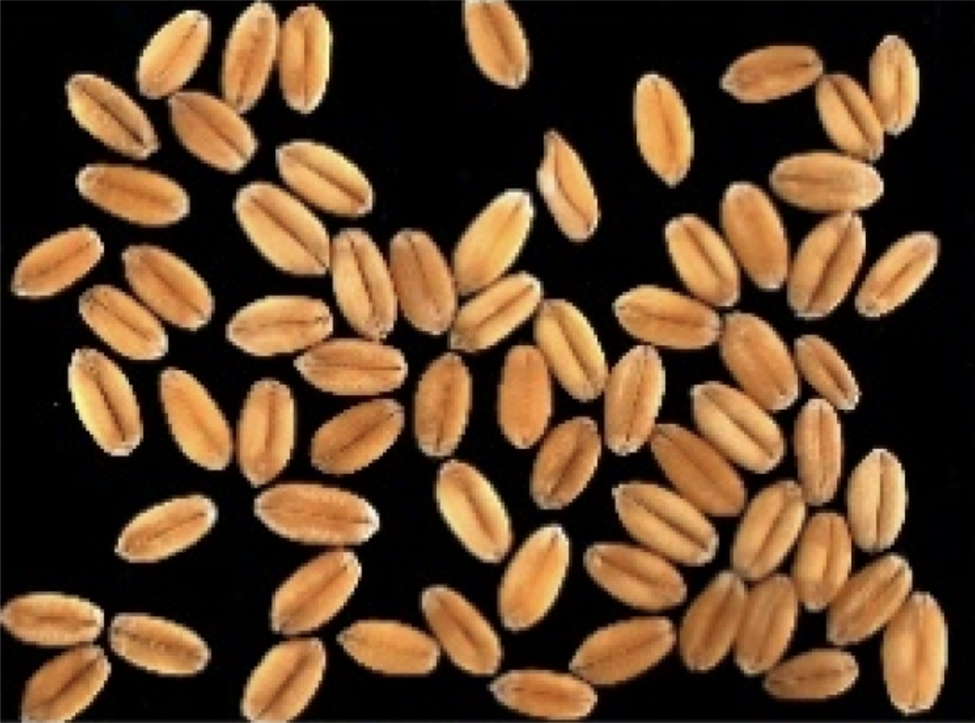
#> input picture wheat.png, 975 x 723 px, shrunk from 1490 x 1105 before the run
$ jupyter execute wheat.ipynb
#> lines starting #> are read from the running program, lines starting #| are printed output that depends on the picture; after the words box and inside, x2 and y2 are one past the last pixel; in counts of white or black regions, pixels touching at a corner belong together
[cell 1]
import cv2
import numpy as np
import matplotlib.pyplot as plt
import random

[cell 2]
def segmentar_watershed(ruta_imagen):
    # Cargar la imagen
#> called with ruta_imagen = 'wheat.png'
    imagen = cv2.imread(ruta_imagen)
#> imagen is the input picture: shape (723, 975, 3); mean B, G, R 42, 66.6, 93.4
    if imagen is None:
        raise FileNotFoundError(f"No se pudo cargar la imagen en {ruta_imagen}")

    # Convertir a escala de grises
    gris = cv2.cvtColor(imagen, cv2.COLOR_BGR2GRAY)

    # Umbralizado (Threshold) para separar fondo/objeto.
    #    Usamos Otsu para encontrar un umbral automático.
    #    Dependiendo del fondo, puedes ajustar THRESH_BINARY o THRESH_BINARY_INV.
    _, binaria = cv2.threshold(gris, 0, 255, cv2.THRESH_BINARY + cv2.THRESH_OTSU)
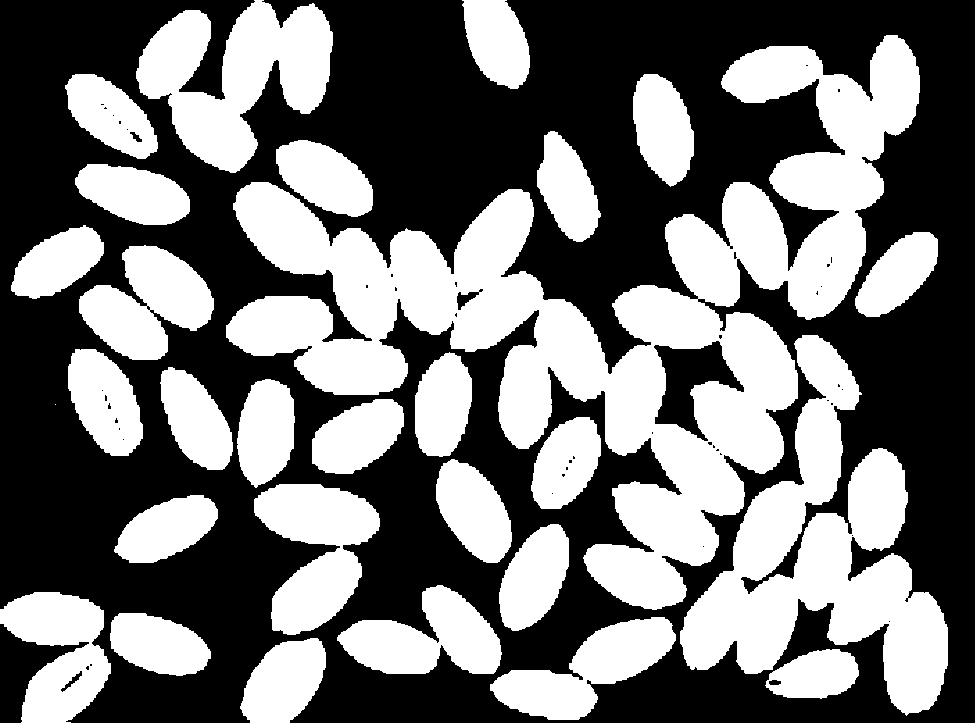
#> binaria: shape (723, 975); 44.7% white; 29 white regions (1 under 20 px), largest, box (x1, y1, x2, y2) and area: (226, 35, 920, 610) 115589, (680, 335, 948, 716) 40882, (136, 0, 333, 173) 18462

    # Operaciones morfológicas para eliminar ruidos y cerrar pequeños huecos
    kernel = np.ones((3, 3), np.uint8)
    apertura = cv2.morphologyEx(binaria, cv2.MORPH_OPEN, kernel, iterations=2)
#> apertura: shape (723, 975); 44.7% white; 30 white regions, largest, box (x1, y1, x2, y2) and area: (226, 35, 920, 610) 115507, (680, 335, 948, 713) 40829, (136, 0, 333, 173) 18453

    # Determinar el área de fondo "seguro" dilatando la imagen
    fondo_seguro = cv2.dilate(apertura, kernel, iterations=3)
#> fondo_seguro: shape (723, 975); 53.3% white; 27 black regions (16 under 20 px), largest, box (x1, y1, x2, y2) and area: (0, 0, 975, 723) 318711, (658, 345, 737, 431) 2749, (0, 627, 71, 723) 2551

    # Transformada de distancia para encontrar la región "foreground" segura
    dist_transform = cv2.distanceTransform(apertura, cv2.DIST_L2, 5)
    _, fg_seguro = cv2.threshold(dist_transform, 0.5*dist_transform.max(), 255, 0)
#> fg_seguro: shape (723, 975) float32; 10.6% white; 67 white regions, largest, box (x1, y1, x2, y2) and area: (697, 590, 783, 657) 2740, (899, 610, 932, 697) 2136, (251, 198, 318, 258) 2015
    fg_seguro = np.uint8(fg_seguro)

    # Determinar la región desconocida restando fondo_seguro - fg_seguro
    desconocido = cv2.subtract(fondo_seguro, fg_seguro)
#> desconocido: shape (723, 975); 42.8% white; 14 white regions, largest, box (x1, y1, x2, y2) and area: (223, 32, 951, 723) 193879, (158, 364, 383, 723) 23725, (133, 0, 336, 176) 17275

    # Etiquetar los componentes conectados (foreground seguro)
    num_objetos, marcadores = cv2.connectedComponents(fg_seguro)
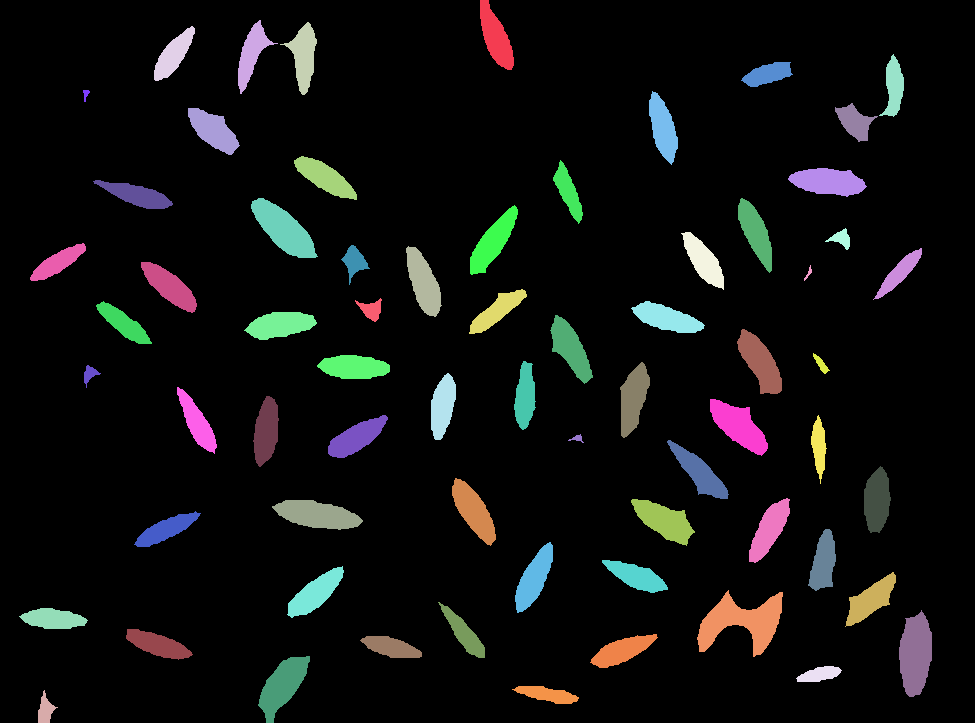
#> marcadores: shape (723, 975) int32; 68 distinct labels, from 0 to 67; one colour per label, 0 black
#> num_objetos = 68

    # Sumar 1 a las etiquetas para que el fondo sea 1 en vez de 0
    marcadores = marcadores + 1
#> marcadores: shape (723, 975) int32; 68 distinct labels, from 1 to 68

    # Marcar las regiones desconocidas con 0
    marcadores[desconocido == 255] = 0
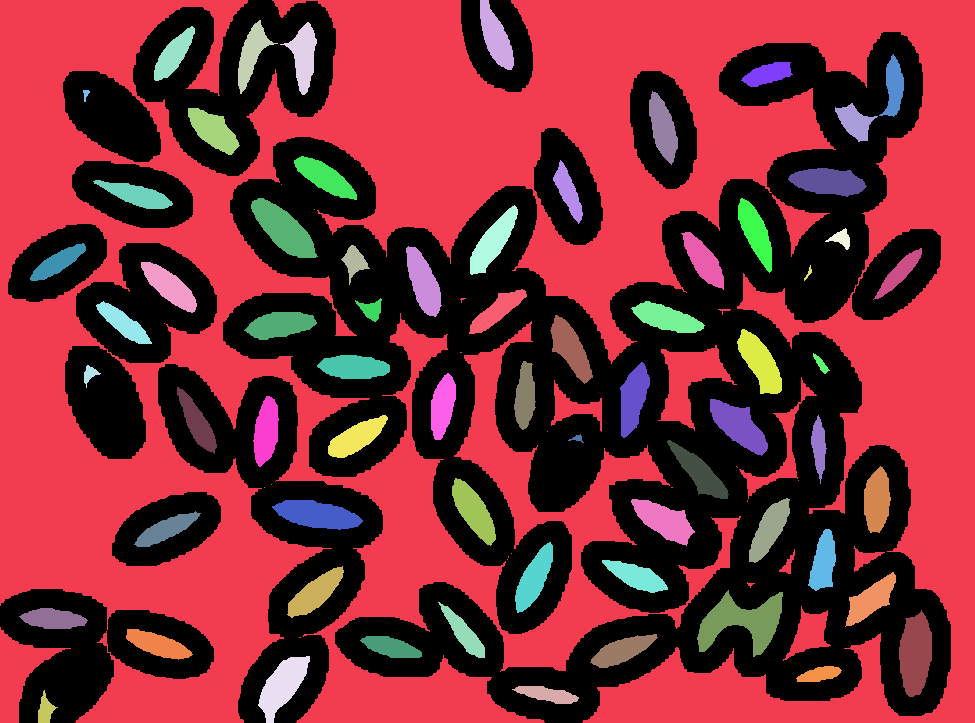
#> marcadores: shape (723, 975) int32; 69 distinct labels, from 0 to 68; one colour per label, 0 black

    # Aplicar Watershed
    marcadores = cv2.watershed(imagen, marcadores)
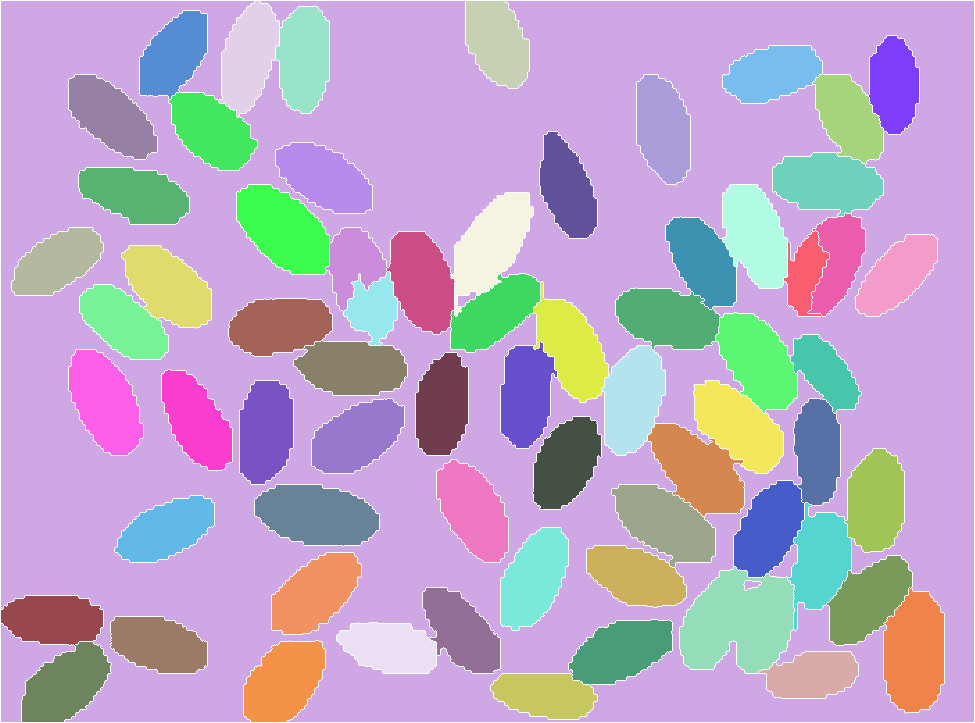
#> marcadores: shape (723, 975) int32; 69 distinct labels, from -1 to 68; one colour per label, 0 black, -1 white
    # Las fronteras se marcan con -1 en 'marcadores'.

    # Crear el mapa de clases (coloreado):
    #    - fondo (etiquetas <= 1 o -1) se pinta de negro
    #    - cada grano con un color distinto
    mapa_clases = np.zeros_like(imagen, dtype=np.uint8)

    # Determinar la etiqueta máxima
    max_label = marcadores.max()
#> max_label = 68

    # Asignar un color aleatorio para cada etiqueta > 1
    colores = {}
    for etiqueta in range(2, max_label+1):
        colores[etiqueta] = [
            random.randint(50, 255),  # B
            random.randint(50, 255),  # G
            random.randint(50, 255)   # R
        ]

    # Rellenar el mapa de clases
    for i in range(marcadores.shape[0]):
        for j in range(marcadores.shape[1]):
            etiqueta = marcadores[i, j]
            if etiqueta > 1:
                mapa_clases[i, j] = colores[etiqueta]
            else:
                mapa_clases[i, j] = [0, 0, 0]  # fondo/ frontera en negro
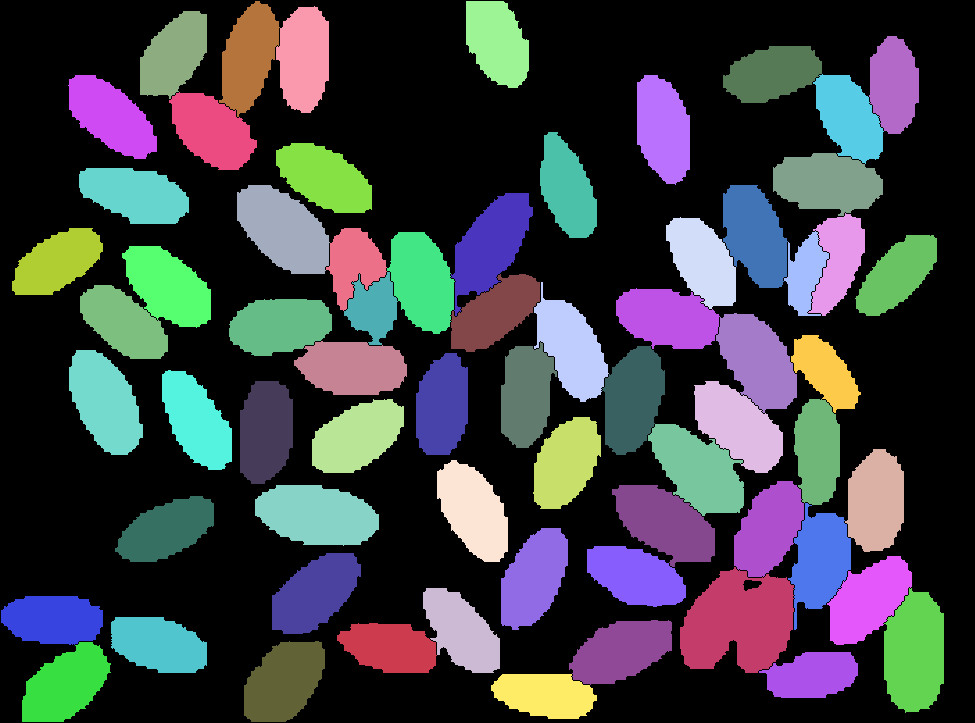
#> mapa_clases: shape (723, 975, 3); mean of channels 0, 1, 2 68.8, 64.2, 61.6; drawn as B, G, R

    # Combinar la imagen original con el mapa de clases "pálido"
    alpha = 0.8
    mapa_clases_palida = (mapa_clases * alpha).astype(np.uint8)
    resultado = cv2.addWeighted(imagen, 0.6, mapa_clases_palida, 1.7, 0)
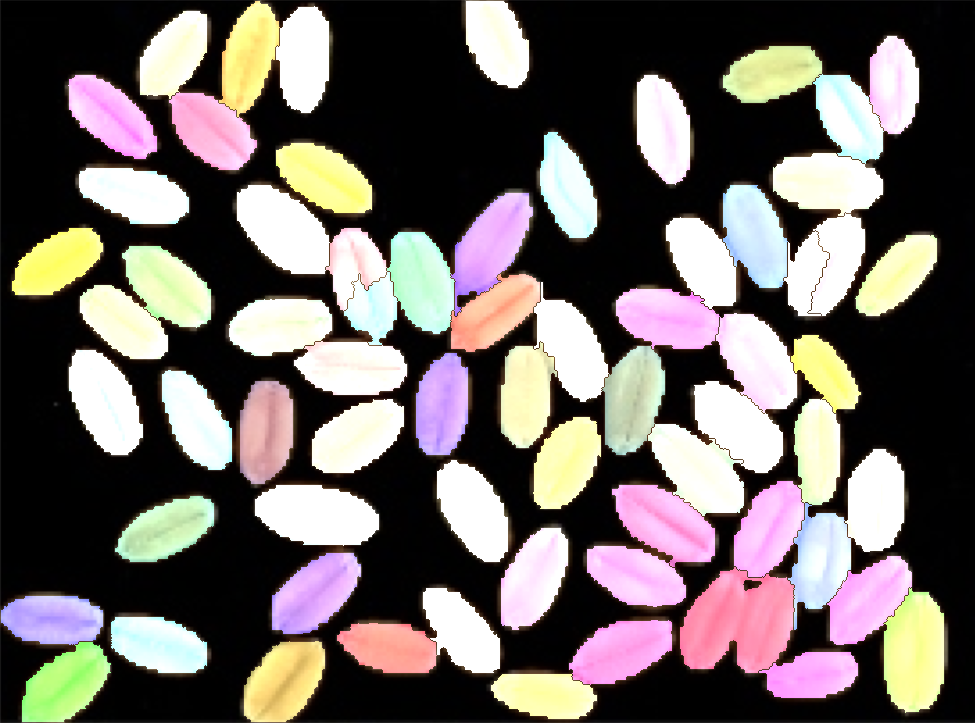
#> resultado: shape (723, 975, 3); mean B, G, R 99.4, 102.3, 109.8

    return binaria, mapa_clases, resultado

[cell 3]
ruta_imagen = "wheat.png"

[cell 4]
# Llamamos a la función de segmentación
binaria, mapa_clases, resultado = segmentar_watershed(ruta_imagen)

[cell 5]
# Convertir imágenes a RGB
binaria_rgb = cv2.cvtColor(binaria, cv2.COLOR_GRAY2RGB)
mapa_clases_rgb = cv2.cvtColor(mapa_clases, cv2.COLOR_BGR2RGB)
resultado_rgb = cv2.cvtColor(resultado, cv2.COLOR_BGR2RGB)

[cell 6]
 # Mostrar los resultados
plt.figure(figsize=(12, 4))

plt.subplot(1, 3, 1)
plt.title("Imagen binaria")
plt.imshow(binaria_rgb)
plt.axis('off')

plt.subplot(1, 3, 2)
plt.title("Mapa de clases (colores por grano)")
plt.imshow(mapa_clases_rgb)
plt.axis('off')

plt.subplot(1, 3, 3)
plt.title("Resultado final (superposición)")
plt.imshow(resultado_rgb)
plt.axis('off')

plt.tight_layout()
plt.show()
